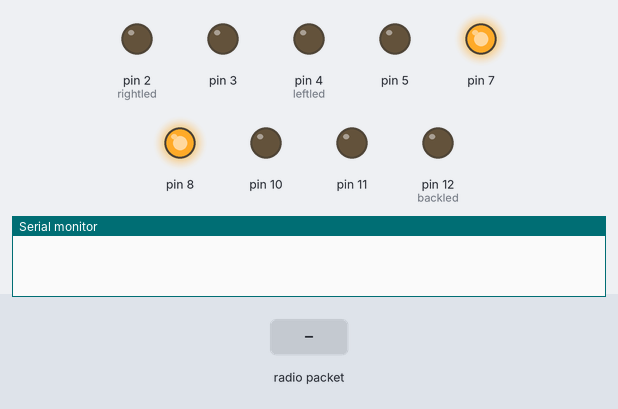
The sketch below on a simulated Arduino Uno, built with avr-gcc and run on an emulated ATmega328P. Shown: output pins drawn as LEDs (lit = HIGH), the last lines printed to the serial monitor. The inputs (shaded band) are chosen by the test bench. No radio packets arrive unless stated.

Above: at 1.2 s.
1.3 s: radio packet "R" arrives
At 2.5 s:
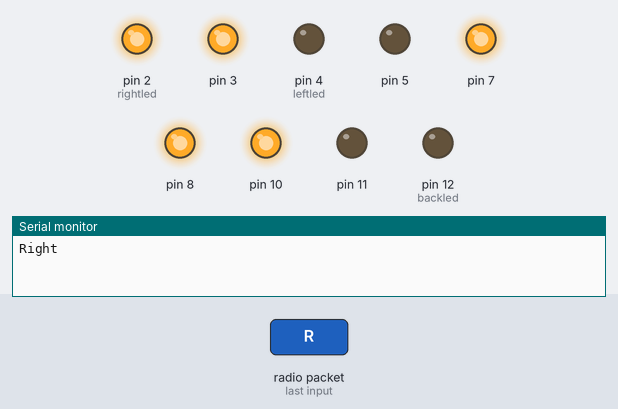
2.8 s: radio packet "L" arrives
At 3.6 s:
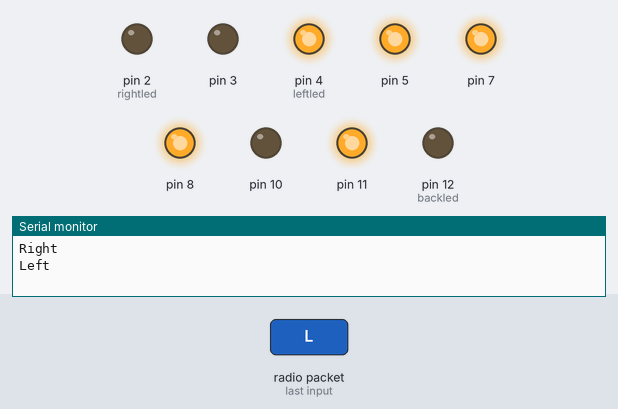
4.3 s: radio packet "B" arrives
At 4.8 s:
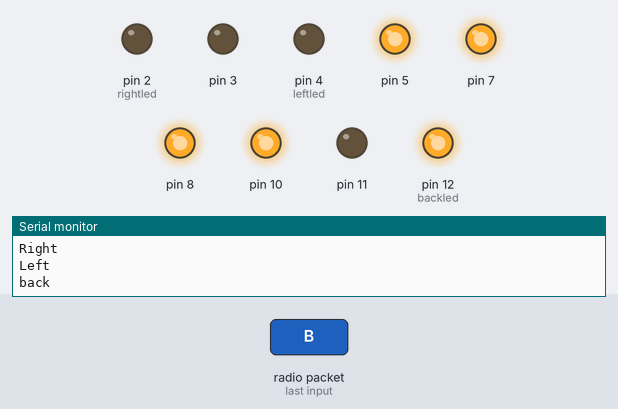
5.8 s: radio packet "F" arrives
At 7.1 s:
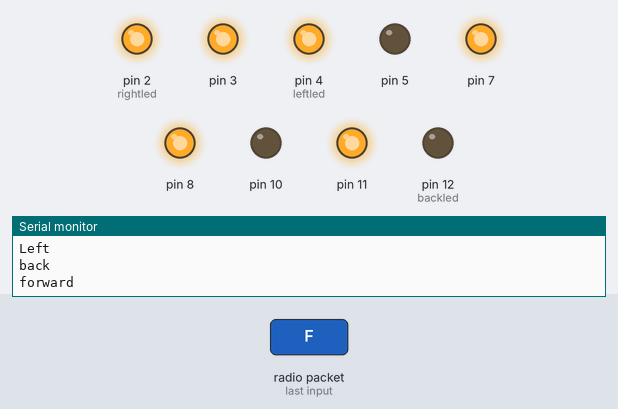
Timing chart, 0 to 8.3 s (numbered marks = the images above; inputs shaded):
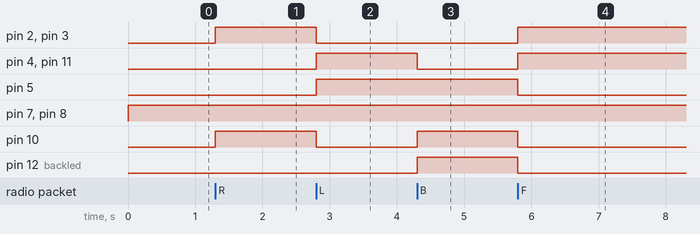

Measured:
- after the input at 1.3 s, pin 2 (rightled), pin 3, pin 10: LOW → HIGH at once
- after the input at 2.8 s, pin 2 (rightled), pin 3, pin 10: HIGH → LOW at once; pin 4 (leftled), pin 5, pin 11: LOW → HIGH at once
- after the input at 4.3 s, pin 4 (leftled), pin 11: HIGH → LOW at once; pin 10, pin 12 (backled): LOW → HIGH at once
- after the input at 5.8 s, pin 2 (rightled), pin 3, pin 4 (leftled), pin 11: LOW → HIGH at once; pin 5, pin 10, pin 12 (backled): HIGH → LOW at once

The sketch:

Receiver.ino
```cpp
#include <VirtualWire.h>
#define backled 12
#define rightled 2
#define leftled 4
#define en1 7
#define en2 8

char r=0;
void setup() {
  vw_set_rx_pin(6);
  vw_setup(2000);
  vw_rx_start();
  pinMode(3,OUTPUT);
  pinMode(5,OUTPUT);
  pinMode(10,OUTPUT);
  pinMode(11,OUTPUT);
  pinMode(7,OUTPUT);
  pinMode(8,OUTPUT);

  pinMode(backled,OUTPUT);
  pinMode(rightled,OUTPUT);
  pinMode(leftled,OUTPUT);
  Serial.begin(9600);
}
void loop() {
    uint8_t buf[VW_MAX_MESSAGE_LEN];
    uint8_t buflen = VW_MAX_MESSAGE_LEN;
    digitalWrite(7,HIGH);
    digitalWrite(8,HIGH);
  if (vw_get_message(buf, &buflen))
    {
  if(buf[0]=='S'){
  Serial.println("stop");
  digitalWrite(10,LOW);
  digitalWrite(11,LOW);
  digitalWrite(3,LOW);
  digitalWrite(5,LOW);
  digitalWrite(rightled,LOW);
  digitalWrite(leftled,LOW);
  digitalWrite(backled,LOW);
 }
  else if(buf[0]=='R'){
    Serial.println("Right");
  digitalWrite(3,HIGH);
  digitalWrite(5,LOW);
  digitalWrite(10,HIGH);
  digitalWrite(11,LOW);
  digitalWrite(rightled,HIGH);
  digitalWrite(leftled,LOW);
  digitalWrite(backled,LOW);
 }
  else if(buf[0]=='L'){
    Serial.println("Left");
  digitalWrite(3,LOW);
  digitalWrite(5,HIGH);
  digitalWrite(10,LOW);
  digitalWrite(11,HIGH);
  digitalWrite(rightled,LOW);
  digitalWrite(leftled,HIGH);
  digitalWrite(backled,LOW);
 }
  else if(buf[0]=='B'){
    Serial.println("back");
  digitalWrite(3,LOW);
  digitalWrite(5,HIGH);
  digitalWrite(10,HIGH);
  digitalWrite(11,LOW);
  digitalWrite(rightled,LOW);
  digitalWrite(leftled,LOW);
  digitalWrite(backled,HIGH);
 }
  else if(buf[0]=='F'){
    Serial.println("forward");
 digitalWrite(3,HIGH);
  digitalWrite(5,LOW);
  digitalWrite(10,LOW);
  digitalWrite(11,HIGH);
  digitalWrite(rightled,HIGH);
  digitalWrite(leftled,HIGH);
  digitalWrite(backled,LOW);
 }
  else{
  digitalWrite(10,LOW);
  digitalWrite(11,LOW);
  digitalWrite(3,LOW);
  digitalWrite(5,LOW);
  digitalWrite(rightled,LOW);
  digitalWrite(leftled,LOW);
  digitalWrite(backled,LOW);
 }
 }
}
```
